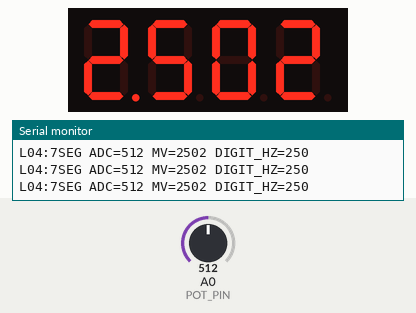
Bench run of a sketch on a simulated Arduino Uno, built with avr-gcc and run on an emulated ATmega328P. Parts: 4-digit seven-segment display, the last lines printed to the serial monitor. Wiring (inferred from the names in the program): 4-digit 7-segment display, segments lit when HIGH: segments pin 12, pin 10, pin 6, pin 8, pin 9, pin 11, pin 5, pin 7; digit selects pin 13, pin 3, pin 2, pin 4. The test bench sets the inputs (shaded band); at power-on: A0 (POT_PIN) = 512. The segment pins are drawn as the display they are named for.

Above: at 1.2 s.
1.3 s: A0 (POT_PIN) set to 716
At 1.6 s:
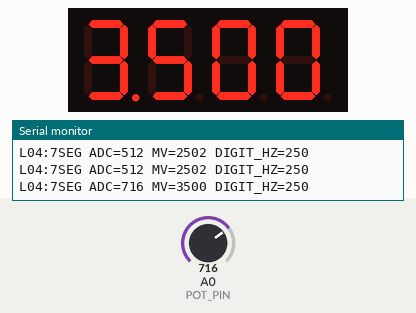
2.8 s: A0 (POT_PIN) set to 900
At 4.0 s:
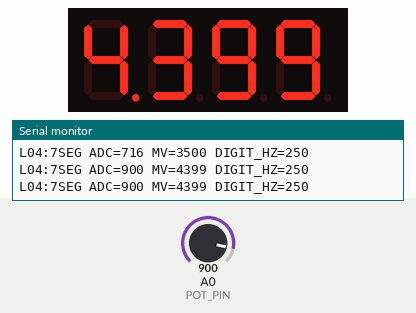
4.3 s: A0 (POT_PIN) set to 1023
At 5.1 s:
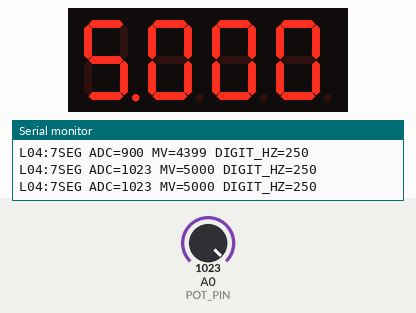
Timing chart, 0 to 7.3 s (numbered marks = the images above; inputs shaded):
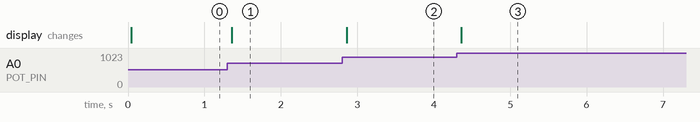

The sketch:

task2_sevenseg_timer.ino
```cpp
#include <avr/interrupt.h>

constexpr uint8_t POT_PIN = A0;
constexpr uint8_t segmentPins[] = {12, 10, 6, 8, 9, 11, 5, 7};  // A B C D E F G DP
constexpr uint8_t digitPins[] = {13, 3, 2, 4};

const uint8_t digitMasks[] = {
  0b00111111, 0b00000110, 0b01011011, 0b01001111, 0b01100110,
  0b01101101, 0b01111101, 0b00000111, 0b01111111, 0b01101111,
};

volatile uint8_t displayDigits[4] = {0, 0, 0, 0};
volatile uint8_t activeDigit = 0;

void setSegments(uint8_t value, bool decimalPoint) {
  uint8_t mask = digitMasks[value];
  if (decimalPoint) {
    mask |= 0x80;
  }
  for (uint8_t i = 0; i < 8; i++) {
    digitalWrite(segmentPins[i], bitRead(mask, i));
  }
}

ISR(TIMER1_COMPA_vect) {
  for (uint8_t pin : digitPins) {
    digitalWrite(pin, HIGH);
  }

  setSegments(displayDigits[activeDigit], activeDigit == 0);
  digitalWrite(digitPins[activeDigit], LOW);
  activeDigit = (activeDigit + 1) & 0x03;
}

void setDisplayedMillivolts(uint16_t millivolts) {
  uint8_t nextDigits[4];
  for (int8_t i = 3; i >= 0; i--) {
    nextDigits[i] = millivolts % 10;
    millivolts /= 10;
  }

  noInterrupts();
  for (uint8_t i = 0; i < 4; i++) {
    displayDigits[i] = nextDigits[i];
  }
  interrupts();
}

void setupTimer1() {
  noInterrupts();
  TCCR1A = 0;
  TCCR1B = 0;
  TCNT1 = 0;
  OCR1A = 249;  // 16 MHz / 64 / (249 + 1) = 1000 Hz
  TCCR1B = _BV(WGM12) | _BV(CS11) | _BV(CS10);
  TIMSK1 = _BV(OCIE1A);
  interrupts();
}

void setup() {
  Serial.begin(115200);
  for (uint8_t pin : segmentPins) {
    pinMode(pin, OUTPUT);
  }
  for (uint8_t pin : digitPins) {
    pinMode(pin, OUTPUT);
    digitalWrite(pin, HIGH);
  }
  setupTimer1();
  Serial.println(F("L04:7SEG_READY ISR_HZ=1000 DIGIT_HZ=250"));
}

void loop() {
  static unsigned long nextReadMs = 0;
  static unsigned long nextLogMs = 0;
  static uint16_t adc = 0;
  static uint16_t millivolts = 0;

  const unsigned long now = millis();
  if (static_cast<long>(now - nextReadMs) >= 0) {
    nextReadMs = now + 100;
    adc = analogRead(POT_PIN);
    millivolts = (static_cast<uint32_t>(adc) * 5000 + 511) / 1023;
    setDisplayedMillivolts(millivolts);
  }

  if (static_cast<long>(now - nextLogMs) >= 0) {
    nextLogMs = now + 500;
    Serial.print(F("L04:7SEG ADC="));
    Serial.print(adc);
    Serial.print(F(" MV="));
    Serial.print(millivolts);
    Serial.println(F(" DIGIT_HZ=250"));
  }
}
```

Measured:
- after the input at 1.3 s, the display: changes after 0.06 s (image 1)
- after the input at 2.8 s, the display: changes after 0.06 s (image 2)
- after the input at 4.3 s, the display: changes after 0.06 s (image 3)
